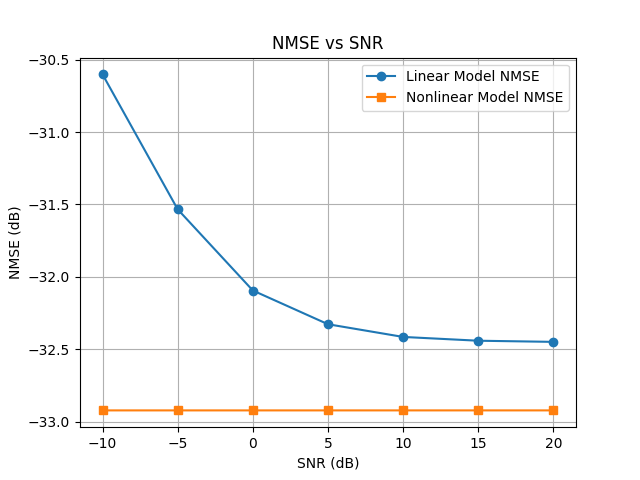

Write Python code to recreate this figure.
import numpy as np
import matplotlib.pyplot as plt
import pandas as pd
from tensorflow.keras.models import load_model
from sklearn.metrics import mean_squared_error
import os

# Define a function to compute NMSE (Normalized Mean Squared Error)
def compute_nmse(y_true, y_pred):
    mse = mean_squared_error(y_true.flatten(), y_pred.flatten())
    norm_factor = np.linalg.norm(y_true.flatten()) ** 2
    return 5 * np.log10(mse / norm_factor)

# Define a function to save results to an Excel file
def save_results_to_excel(snr_levels, nmse_linear, nmse_nonlinear, filename='/workspaces/final-code/Parameters_change/SNR_Iterations/nmse_vs_snr_results.xlsx'):
    df = pd.DataFrame({
        'SNR (dB)': snr_levels,
        'Linear Model NMSE (dB)': nmse_linear,
        'Nonlinear Model NMSE (dB)': nmse_nonlinear
    })
    df.to_excel(filename, index=False)
    print(f"Results saved to '{filename}'")

# List of SNR levels used during dataset generation
snr_levels = [-10, -5, 0, 5, 10, 15, 20]

# Initialize lists to store NMSE results for each model
valid_snr_levels = []  # To store SNR levels for which processing was successful
nmse_linear = []
nmse_nonlinear = []

print("Evaluating models across different SNR levels:")
for snr in snr_levels:
    # Load the dataset for the current SNR level
    data_file = f'/workspaces/final-code/Parameters_change/SNR_Iterations/Generated_Data/thz_mimo_dataset_snr_{snr}.npz'
    if not os.path.exists(data_file):
        print(f"Data file not found: {data_file}")
        continue
    
    data = np.load(data_file)
    X_test = data['X_test']
    y_test = data['y_test']
    
    # Paths to the models for the current SNR level
    linear_model_path = f'/workspaces/final-code/Parameters_change/SNR_Iterations/Trained_Models/linear_model_snr_{snr}_final_model.keras'
    nonlinear_model_path = f'/workspaces/final-code/Parameters_change/SNR_Iterations/Trained_Models/nonlinear_model_snr_{snr}_final_model.keras'

    # Load models if available, else skip to next SNR level
    if os.path.exists(linear_model_path) and os.path.exists(nonlinear_model_path):
        linear_model = load_model(linear_model_path)
        nonlinear_model = load_model(nonlinear_model_path)
    else:
        print(f"Model files not found for SNR {snr} dB")
        continue
    
    # Make predictions using the models
    y_pred_linear = linear_model.predict(X_test)
    y_pred_nonlinear = nonlinear_model.predict(X_test)
    
    # Compute NMSE for both models
    nmse_linear_value = compute_nmse(y_test, y_pred_linear)
    nmse_nonlinear_value = compute_nmse(y_test, y_pred_nonlinear)
    nmse_linear.append(nmse_linear_value)
    nmse_nonlinear.append(nmse_nonlinear_value)
    valid_snr_levels.append(snr)  # Record the successfully processed SNR level
    
    # Print NMSE results for the current SNR level
    print(f"SNR: {snr} dB")
    print(f"  Linear Model NMSE: {nmse_linear_value:.2f} dB")
    print(f"  Nonlinear Model NMSE: {nmse_nonlinear_value:.2f} dB")

# Save the NMSE results to an Excel file
save_results_to_excel(valid_snr_levels, nmse_linear, nmse_nonlinear)

# Plot the results
plt.plot(valid_snr_levels, nmse_linear, 'o-', label='Linear Model NMSE')
plt.plot(valid_snr_levels, nmse_nonlinear, 's-', label='Nonlinear Model NMSE')
plt.xlabel('SNR (dB)')
plt.ylabel('NMSE (dB)')
plt.legend()
plt.grid(True)
plt.title('NMSE vs SNR')

# Save the plot
plt.savefig('/workspaces/final-code/Parameters_change/SNR_Iterations/nmse_vs_snr.png')

# Show the plot
plt.show()

print("Chart saved as 'nmse_vs_snr.png'")
